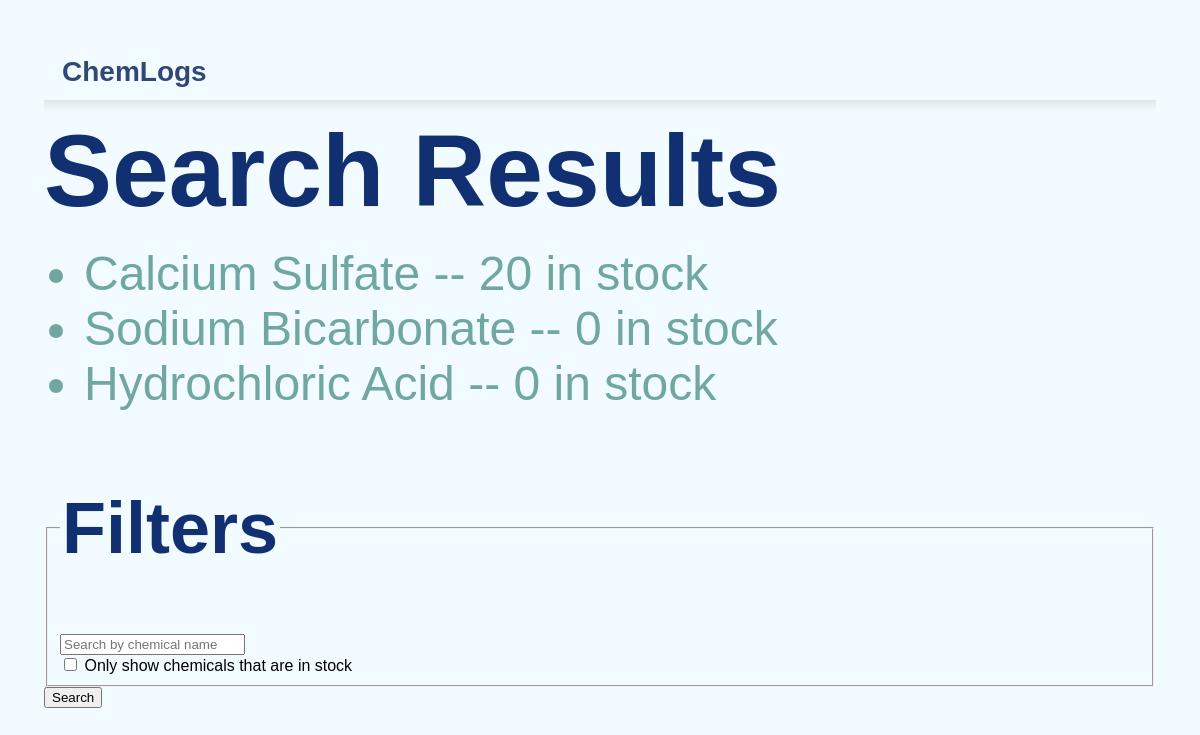
Screenshot of /chemlogs/chemicalSearch/ with the database file from the repository.
### chemlogs/models.py (models this page shows, shortened)
class Chemical(models.Model):
    cas = models.CharField(max_length=12) # includes hyphens
    formula = models.CharField(max_length=20) # will have notation like underscores for subscript, and if subscript>9 then use a=10, etc. Later will decide what max length should be
    name = models.CharField(max_length=50) # later will decide what max length should be
    safety = models.TextField()
    barcode = models.BinaryField() # might need this, not sure
    def __str__(self):
        return self.name
    def computeAmount(self):
        amount = 0
        for transaction in self.transaction_set.all():
            amount += transaction.amount
        return amount

class Transaction(models.Model):
    chemical = models.ForeignKey(Chemical, on_delete=models.CASCADE)
    amount = models.IntegerField() # amount in chemical's unit. negative if removing
    time = models.DateTimeField()

### chemlogs/views.py (the view, shortened to what this page needs)
# urls.py: path('chemicalSearch/', views.ChemicalSearch.as_view(), name='chemicalSearch'),
class ChemicalSearch(ListView):
    model = Chemical
    template_name = 'chemlogs/chemicalSearch.html'
    def get_queryset(self):
        nameSearch = self.request.GET.get("name")
        requireSomeInStock = self.request.GET.get("requireSomeInStock")
        toDisplay = Chemical.objects.all()
        if nameSearch:
            toDisplay = toDisplay.filter(name__icontains=nameSearch)
        if requireSomeInStock:
            toDisplay = filter(ChemicalSearch.inStock, toDisplay)
        return toDisplay

### chemlogs/templates/chemlogs/chemicalSearch.html (shortened to what this page needs)
{% load static %}
<!DOCTYPE html>
<html lang="en">
<head>
    <link rel="stylesheet" href="{% static 'chemlogs/style.css' %}">
</head>
<body>
    <div class="header">
        <h4>ChemLogs</h4>
    </div>
    <div class="header-bottom"></div>
    <h1>Search Results</h1>
    {% if object_list %}
    <ul>
        {% for chemical in object_list %}
        <li class="hoverable"><a href="/chemlogs/testPage/{{chemical.id}}/">
        {{ chemical }} -- {{ chemical.computeAmount }} in stock
        </a></li>
        {% endfor %}
    </ul>
    {% else %}
    <p>No results</p>
    {% endif %}
    <form action="/chemlogs/chemicalSearch/" method="get">
        <fieldset>
            <legend><h2>Filters</h2></legend>
            <input name="name" type="text" placeholder="Search by chemical name"><br>
            <input type="checkbox" id="requireSomeInStock" name="requireSomeInStock" value="true">
            <label for="requireSomeInStock">Only show chemicals that are in stock</label><br>
        </fieldset>
        <input type="submit" value="Search">
    </form>
</body>
</html>

### chemlogs/static/chemlogs/style.css (style rules this page uses)
body { font-family: Arial, Helvetica, sans-serif; background-color: #f2fbff; padding: 3vw; }
.header { font-size: calc(22px + 0.5vw); padding-right: 2vw; padding-left: 1.5vw; margin-top: 1vw; margin-bottom: 1.5vh; font-family: Arial, Helvetica, sans-serif; color: #314876; }
.header h4 { display: inline; }
.header-bottom { height: 1.5vh; margin-bottom: (8px + 0.1vw); background-image: linear-gradient(rgba(150, 150, 150, 0.2), rgba(255, 255, 255, 0)); }
h1 { font-size: 8.5vw; color: #103071; margin-bottom: 0.5vh; margin-top: 0.1vh; }
h2 { font-size: 6vw; color: #103071; }
p, p a, td, td a, li, li a { font-size: 4vw; color: #71a7a3; padding: 0vh; margin: 0vh; text-decoration: none; }

### rows the page displays
Chemical: name "Calcium Sulfate", computeAmount "20"
Chemical: name "Sodium Bicarbonate", computeAmount "0"
Chemical: name "Hydrochloric Acid", computeAmount "0"
